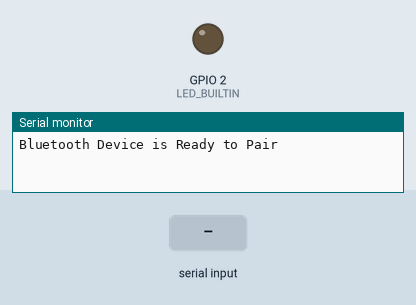
Bench run of a sketch on a simulated ESP32. On the bench: output pins drawn as LEDs (lit = HIGH), the last lines printed to the serial monitor. The test bench sets the inputs (shaded band). Nothing arrives over Bluetooth unless stated.

Above: at 1.2 s.
1.3 s: "1" received over the second serial link
At 2.5 s:
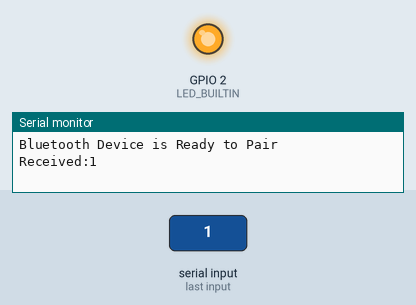
2.8 s: "0" received over the second serial link
At 4.1 s:
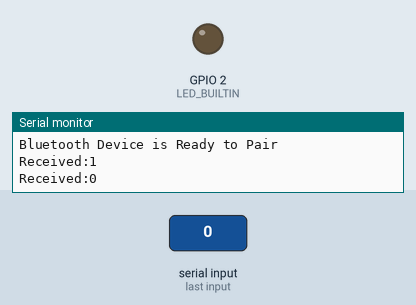
Timing chart, 0 to 5.8 s (numbered marks = the images above; inputs shaded):
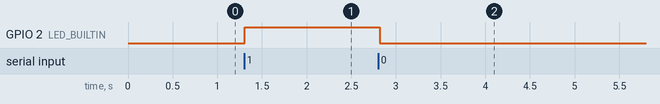

The sketch:

BT_Flutter_Test.ino
```cpp
#include "BluetoothSerial.h"

BluetoothSerial ESP_BT; //Object for Bluetooth

char incoming;
int LED_BUILTIN = 2;

void setup() {
  Serial.begin(115200); //Start Serial monitor in 9600
  ESP_BT.begin("ESP32_LED_Control"); //Name of Bluetooth Signal
  Serial.println("Bluetooth Device is Ready to Pair");

  pinMode (LED_BUILTIN, OUTPUT);//Specify that LED pin is output
}

void loop() {

  if (ESP_BT.available()) //Check if we receive anything from Bluetooth
  {
    incoming = ESP_BT.read(); //Read what we recevive
    Serial.print("Received:"); Serial.println(incoming);

    if (incoming == '1')
        {
        digitalWrite(LED_BUILTIN, HIGH);
        ESP_BT.println("LED turned ON");
        }

    if (incoming == '0')
        {
        digitalWrite(LED_BUILTIN, LOW);
        ESP_BT.println("LED turned OFF");
        }
  }
  delay(20);
}
```

Measured:
- after the input at 1.3 s, GPIO 2 (LED_BUILTIN): LOW → HIGH at once
- after the input at 2.8 s, GPIO 2 (LED_BUILTIN): HIGH → LOW at once
